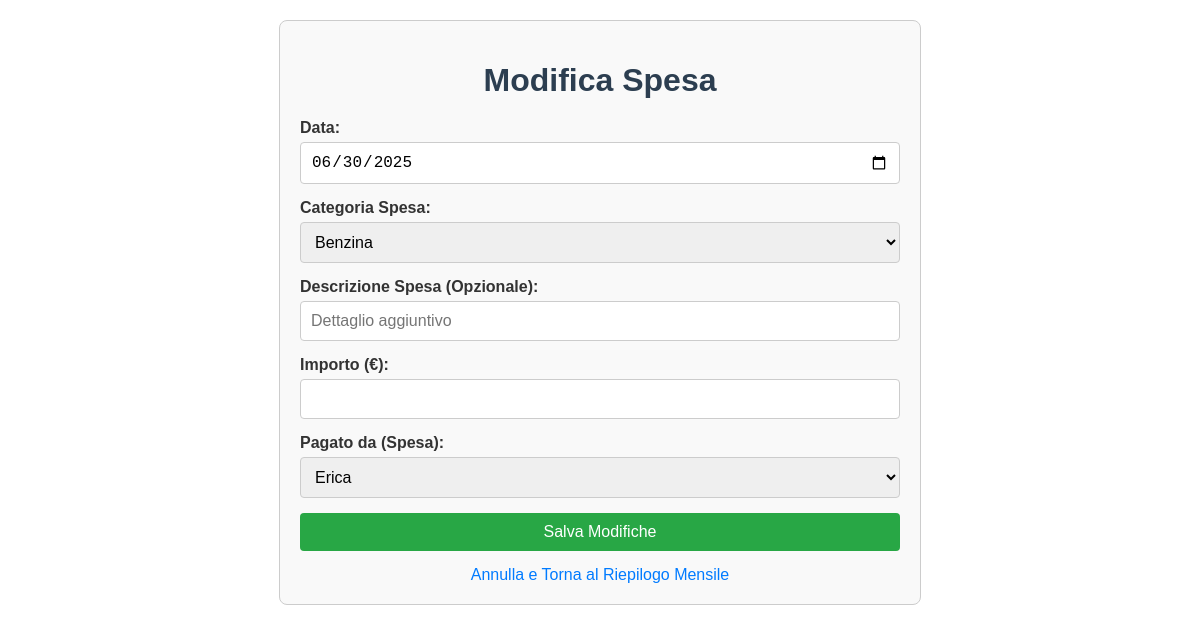
The page /modifica_spesa/10 on the database its author committed.
### tables this page shows
CREATE TABLE spese (
    id INTEGER PRIMARY KEY AUTOINCREMENT,
    data TEXT NOT NULL,
    descrizione TEXT NOT NULL,
    categoria TEXT NOT NULL,
    importo REAL NOT NULL,
    pagato_da TEXT NOT NULL,
    timestamp DATETIME DEFAULT CURRENT_TIMESTAMP
);

### app.py (the view)
@app.route('/modifica_spesa/<int:spesa_id>', methods=['GET'])
def modifica_spesa_form(spesa_id):
    spesa = None; db = None
    try:
        db = get_db()
        spesa = db.execute('SELECT id, data, descrizione, categoria, importo, pagato_da FROM spese WHERE id = ?', (spesa_id,)).fetchone()
    except sqlite3.Error as e: flash("Errore caricamento spesa.", "danger"); return redirect(url_for('index'))
    finally:
        if db: db.close()
    if spesa is None: flash(f"Spesa ID {spesa_id} non trovata.", "danger"); return redirect(url_for('index'))
    return render_template('modifica_spesa.html', spesa=spesa, titolo_pagina="Modifica Spesa", categorie_spesa_disponibili=CATEGORIE_SPESA, datetime=datetime)

### app.py (called while the page is built)
@app.template_filter('format_decimali_italiano')
def format_decimali_italiano(valore, con_euro=True):
    sufixo = " €" if con_euro else ""
    if valore is None or str(valore).strip() == "": return "0" + sufixo
    try:
        valore_float = float(valore)
        if valore_float == int(valore_float):
            return f"{int(valore_float):,}".replace(',', '.') + sufixo
        else:
            return f"{valore_float:,.2f}".replace('.', '#').replace(',', '.').replace('#', ',') + sufixo
    except (ValueError, TypeError): return str(valore) + sufixo

def get_db():
    db = sqlite3.connect(DATABASE)
    db.row_factory = sqlite3.Row
    return db

### templates/modifica_spesa.html (shortened to what this page needs)
<!DOCTYPE html>
<html lang="it">
<head>
</head>
<body>
    <div class="container">
        <h1>{{ titolo_pagina }}</h1>
        {% if spesa %}
        <form action="{{ url_for('processa_modifica_spesa', spesa_id=spesa.id) }}" method="post">
            <div>
                <label for="data">Data:</label>
                <input type="date" id="data" name="data" value="{{ spesa.data }}" required>
            </div>
            <div> <label for="categoria_spesa_select">Categoria Spesa:</label>
                <select id="categoria_spesa_select" name="categoria_spesa_select" required>
                    {% for categoria_opt in categorie_spesa_disponibili %}
                        <option value="{{ categoria_opt }}" {% if spesa.categoria == categoria_opt %}selected{% endif %}>{{ categoria_opt }}</option>
                    {% endfor %}
                </select>
            </div>
            <div>
                <label for="descrizione_spesa">Descrizione Spesa (Opzionale):</label>
                <input type="text" id="descrizione_spesa" name="descrizione_spesa" value="{{ spesa.descrizione if spesa.descrizione is not none else '' }}" placeholder="Dettaglio aggiuntivo">
            </div>
            <div>
                <label for="importo">Importo (€):</label>
                <input type="number" id="importo" name="importo" step="0.01" value="{{ spesa.importo|format_decimali_italiano }}" required>
            </div>
            <div>
                <label for="pagato_da">Pagato da (Spesa):</label>
                <select id="pagato_da" name="pagato_da" required>
                    <option value="Erica" {% if spesa.pagato_da == 'Erica' %}selected{% endif %}>Erica</option>
                </select>
            </div>
            <div>
                <button type="submit">Salva Modifiche</button>
            </div>
        </form>
        {% else %}
        <p>Spesa non trovata o errore nel caricamento.</p>
        {% endif %}
        {% set anno_spesa = spesa.data.split('-')[0]|int if spesa else datetime.today().year %}
        {% set mese_spesa = spesa.data.split('-')[1]|int if spesa else datetime.today().month %}
        <a href="{{ url_for('index', anno=anno_spesa, mese=mese_spesa) }}" class="link-annulla">Annulla e Torna al Riepilogo Mensile</a>
    </div>
</body>
</html>

### templates/modifica_spesa.html (style rules this page uses)
body { font-family: sans-serif; margin: 20px; color: #333; }
.container { max-width: 600px; margin: auto; padding: 20px; border: 1px solid #ccc; border-radius: 8px; background-color: #f9f9f9; }
h1 { color: #2c3e50; text-align: center; margin-bottom: 20px; }
form div { margin-bottom: 15px; }
form label { display: block; margin-bottom: 5px; font-weight: bold; }
form input[type="text"], form input[type="number"], form input[type="date"], form select { width: 100%; padding: 10px; border: 1px solid #ccc; border-radius: 4px; box-sizing: border-box; font-size: 1rem; }
form button[type="submit"] { background-color: #28a745; color: white; padding: 10px 15px; border: none; border-radius: 4px; cursor: pointer; font-size: 1em; display: block; width: 100%; }
.link-annulla { display: block; text-align: center; margin-top: 15px; color: #007bff; text-decoration: none; }

### rows shown on the page
spese: data "06/30/2025", categoria_spesa_select "Benzina", pagato_da "Erica"

### other values the page prints
{{ titolo_pagina }} "Modifica Spesa"
